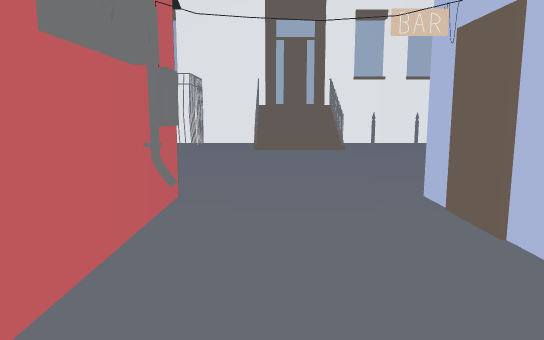
View 1 (above)

16 first-person views from a walk through a Unity game level. The camera is 1.2 m above the floor, tilts 8° down and sees 70° across. The floor is counted in squares, 1 m on a side. Each view is taken from the middle of a square. On the plan, view 1 faces up. The plan holds only what a view shows up to about 15 squares ahead; the rest is blank. The place goes on beyond the plan.

View 2
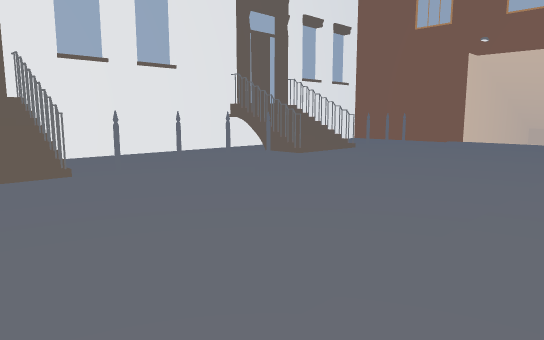

View 3
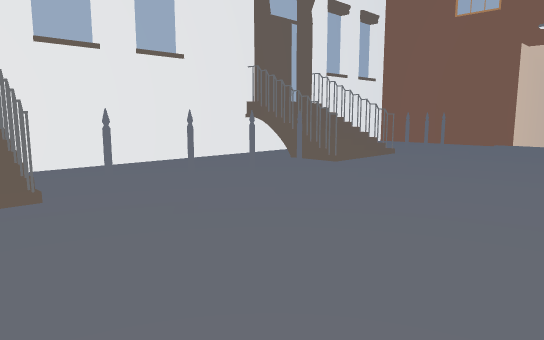

View 4
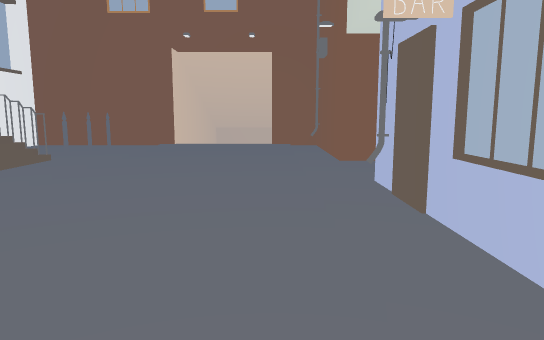

View 5
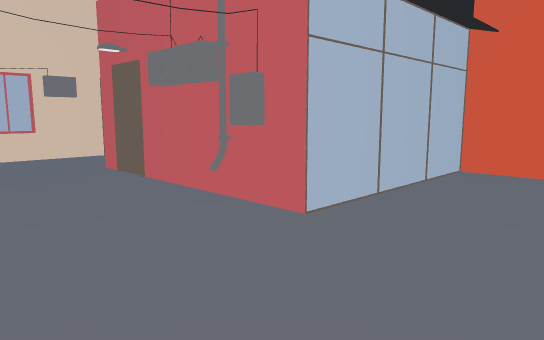

View 6
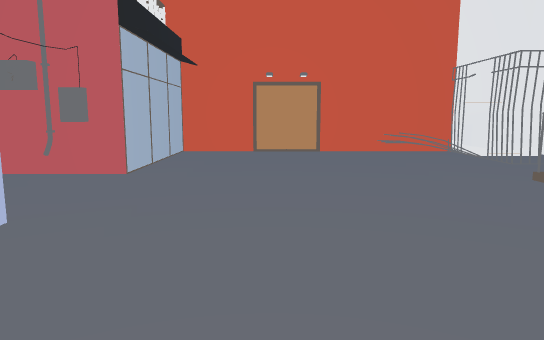

View 7
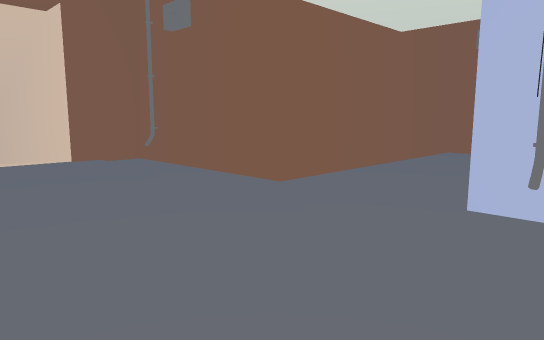

View 8
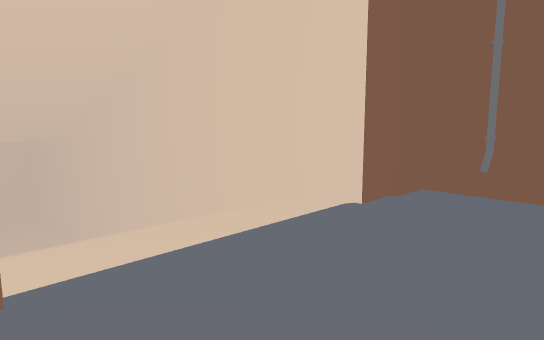

View 9
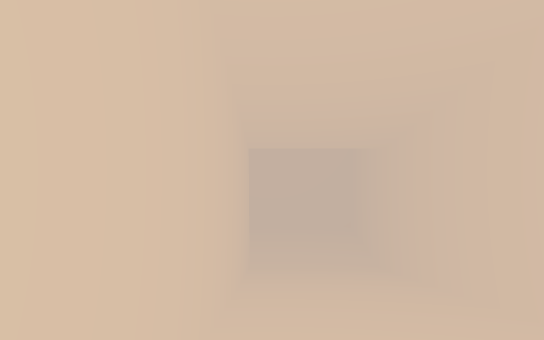

View 10
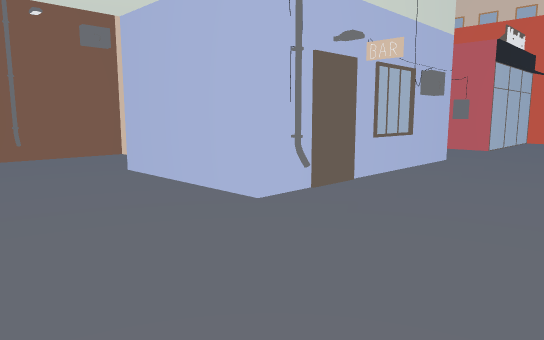

View 11
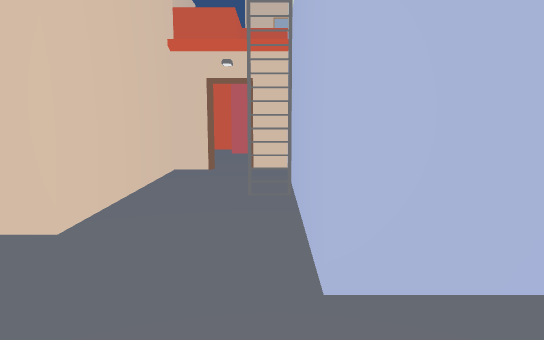

View 12
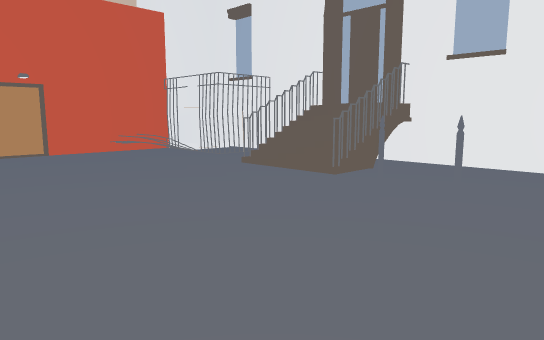

View 13
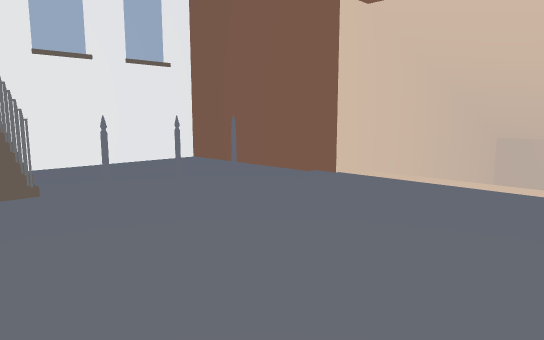

View 14
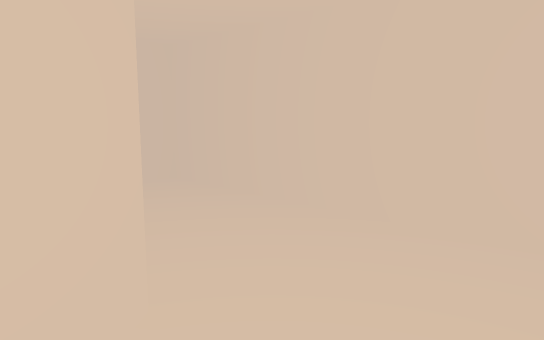

View 15
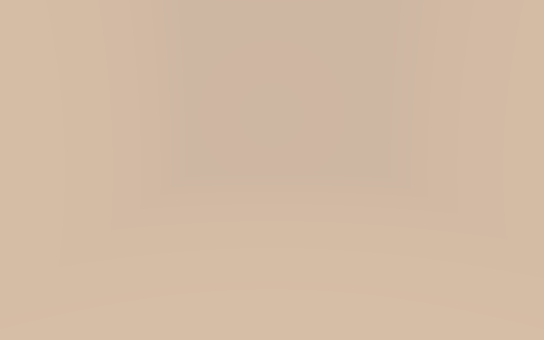

View 16
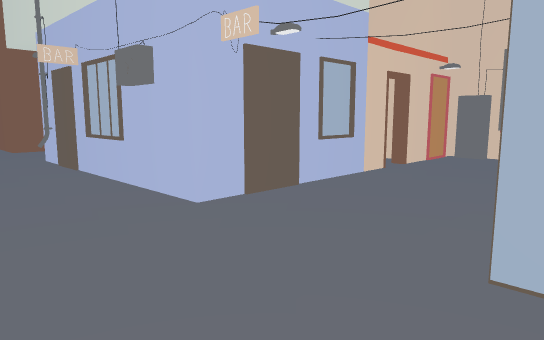

### Floor plan
Key: @ floor where view 1 was taken; # wall or solid block; . main floor; - floor 3 m lower than the main floor; / step, stairs or slope; = window, fence, low wall or low ledge; O other object.
Columns run from 6 left of view 1 to 31 right of it. Each row starts with its distance up from view 1.
 17                                  #####
 16    #####################         #---#
 15    #.#//#......#//.....#         #---#
 14    #..//=......=//.....#         #---#
 13 ####..//#......#//..#..#         #---#
 12 #==....................#         #---#
 11 #==....................###########---#
 10 #.......................//////////---#
  9 #.......................//////////---#
  8 #.......................//////////---#
  7 #......................###############
  6 #......................#
  5 ######..#######...######
  4      O..#     #...#
  3      O..#     #...#
  2      #..#     #...#
  1      #..O #####...#
  0    ###@.O.........#
 -1    #....######....#
 -2    ##...#    ######
 -3     #####

Positions as (right, up) in squares from view 1, and headings:
1: (0, 0), facing up
2: (0, 5), facing up-right
3: (1, 7), facing up-right
4: (2, 7), facing right
5: (2, 8), facing down-left
6: (6, 8), facing left
7: (7, 10), facing down-right
8: (14, 11), facing down-right
9: (17, 10), facing right
10: (12, 9), facing down-left
11: (11, 1), facing left
12: (7, 6), facing up-left
13: (10, 6), facing up-right
14: (26, 8), facing up-right
15: (29, 9), facing up
16: (-2, 8), facing down-right
